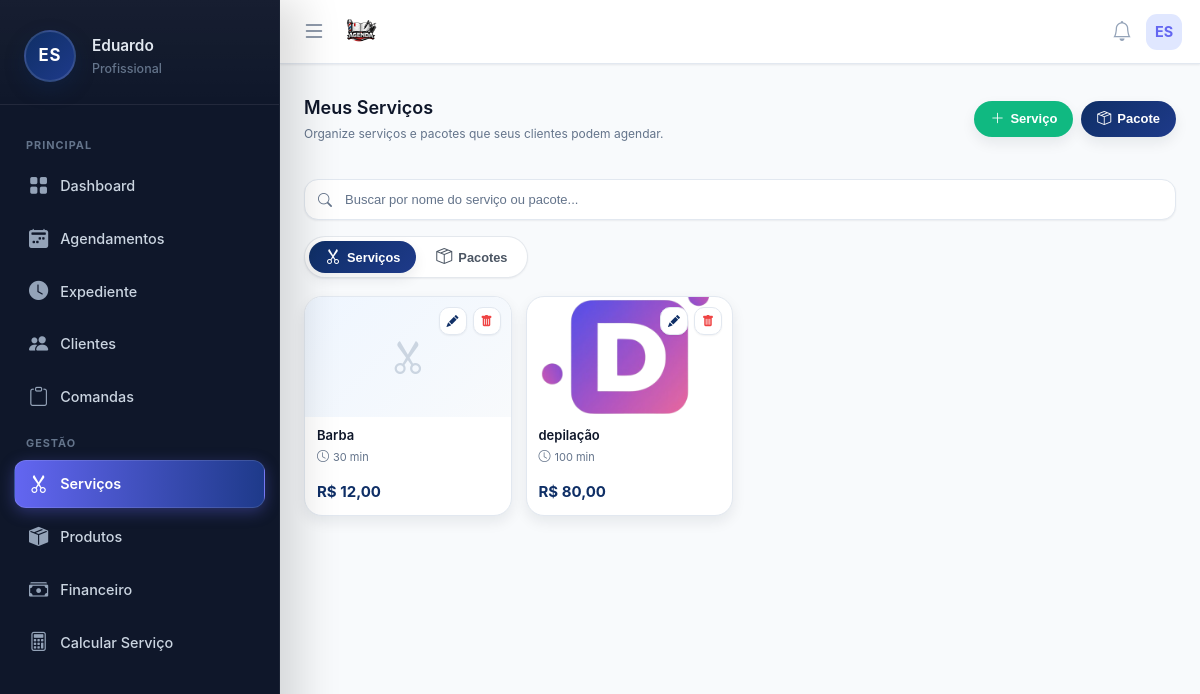
The page /pages/servicos/servicos.php (signed in) on the database its author committed.
### tables this page shows
CREATE TABLE usuarios (
        id INTEGER PRIMARY KEY AUTOINCREMENT,
        nome TEXT, email TEXT, telefone TEXT, foto TEXT, biografia TEXT,
        cep TEXT, endereco TEXT, numero TEXT, bairro TEXT, cidade TEXT, estado TEXT,
        criado_em DATETIME DEFAULT CURRENT_TIMESTAMP
    , senha TEXT, estabelecimento TEXT, cor_tema TEXT DEFAULT '#4f46e5', ultimo_login DATETIME, ativo INTEGER DEFAULT 1, data_expiracao DATE, is_vitalicio INTEGER DEFAULT 0, quem_indicou TEXT, valor_mensalidade REAL DEFAULT 19.90, indicado_por TEXT, valor_mensal REAL DEFAULT 19.90, token_recuperacao TEXT, token_validade DATETIME, tipo_estabelecimento TEXT DEFAULT 'Salão de Beleza', instagram TEXT, cpf TEXT, lembrete_email_ativo INTEGER DEFAULT 0, lembrete_email_tempo INTEGER DEFAULT 4, lembrete_email_unidade TEXT DEFAULT 'horas', lembrete_email_cliente INTEGER DEFAULT 1, lembrete_email_confirmar INTEGER DEFAULT 0, lembrete_email_outro TEXT, lembrete_email_copia INTEGER DEFAULT 0, agendamento_min_antecedencia INTEGER DEFAULT 4, agendamento_min_unidade TEXT DEFAULT 'horas', receber_email_diario INTEGER DEFAULT 0, is_teste INTEGER DEFAULT 0, vendedor_id INTEGER);

CREATE TABLE servicos (
        id INTEGER PRIMARY KEY AUTOINCREMENT,
        user_id INTEGER NOT NULL,
        nome TEXT NOT NULL,
        preco REAL NOT NULL,
        duracao INTEGER NOT NULL, -- em minutos
        foto TEXT,
        observacao TEXT,
        tipo TEXT DEFAULT 'unico', 
        itens_pacote TEXT, 
        criado_em DATETIME DEFAULT CURRENT_TIMESTAMP
    , calculo_servico_id INTEGER, qtd_sessoes INTEGER DEFAULT 1, desconto_tipo TEXT DEFAULT 'percentual', desconto_valor REAL DEFAULT 0.00, preco_original REAL DEFAULT 0.00, permite_recorrencia INTEGER DEFAULT 0, tipo_recorrencia TEXT DEFAULT 'sem_recorrencia', intervalo_dias INTEGER DEFAULT 1, duracao_meses INTEGER DEFAULT 1, qtd_ocorrencias INTEGER DEFAULT 1, dias_semana TEXT, dia_fixo_mes INTEGER);

### pages/servicos/servicos.php (the view, shortened to what this page needs)
<?php
include '../../includes/db.php';
$userId = $_SESSION['user_id'];
include '../../includes/header.php';
include '../../includes/menu.php';
$stmt = $pdo->prepare("SELECT * FROM servicos WHERE user_id = ? ORDER BY id DESC");
$stmt->execute([$userId]);
$todosRegistros = $stmt->fetchAll();
$listaServicos = array_filter($todosRegistros, function($item){ return $item['tipo'] == 'unico'; });
?>
<main class="main-content">
    <div class="page-header">
        <div class="page-title-wrap">
            <h1 class="page-title">Meus Serviços</h1>
            <p class="page-subtitle">Organize serviços e pacotes que seus clientes podem agendar.</p>
        </div>
        <div class="page-header-actions">
            <button class="btn-chip" onclick="abrirModal('unico')" style="background: #10b981;">
                <i class="bi bi-plus-lg"></i>
                Serviço
            </button>
            <button class="btn-chip" onclick="abrirModal('pacote')">
                <i class="bi bi-box-seam"></i>
                Pacote
            </button>
        </div>
    </div>
    <div class="search-bar-container">
        <input
            type="text"
            id="searchInput"
            class="search-input"
            placeholder="Buscar por nome do serviço ou pacote..."
            onkeyup="filtrarServicos()"
        >
    </div>
    <div class="tabs-wrapper">
        <div class="tabs-pill">
            <button class="tab-btn active" onclick="showTab('servicos', this)">
                <i class="bi bi-scissors"></i> Serviços
            </button>
            <button class="tab-btn" onclick="showTab('pacotes', this)">
                <i class="bi bi-box-seam"></i> Pacotes
            </button>
        </div>
    </div>
    <div id="tab-servicos" class="tab-content">
        <div class="services-grid">
            <?php foreach ($listaServicos as $s): ?>
                <div class="service-card" data-nome="<?php echo strtolower($s['nome']); ?>">
                    <div class="card-actions">
                        <button class="action-btn btn-edit" onclick='editar(<?php echo json_encode($s); ?>)'>
                            <i class="bi bi-pencil-fill"></i>
                        </button>
                        <button class="action-btn btn-delete" onclick="confirmarDelete(<?php echo $s['id']; ?>, '<?php echo htmlspecialchars(addslashes($s['nome'])); ?>')">
                            <i class="bi bi-trash-fill"></i>
                        </button>
                    </div>
                    <div class="service-img" style="<?php echo $s['foto'] ? "background-image: url('../../{$s['foto']}')" : ""; ?>">
                        <?php if (!$s['foto']): ?>
                            <i class="bi bi-scissors" style="font-size: 2.2rem;"></i>
                        <?php endif; ?>
                    </div>
                    <div class="service-body">
                        <div class="service-title"><?php echo htmlspecialchars($s['nome']); ?></div>
                        <div class="service-meta">
                            <i class="bi bi-clock"></i>
                            <?php echo $s['duracao']; ?> min
                        </div>
                        <div class="service-price">
                            R$ <?php echo number_format($s['preco'], 2, ',', '.'); ?>
                        </div>
                    </div>
                </div>
            <?php endforeach; ?>
        </div>
    </div>
</main>
<?php include '../../includes/footer.php'; ?>

### includes/menu.php (shortened to what this page needs)
<?php
$isProd = isset($_SERVER['HTTP_HOST']) && $_SERVER['HTTP_HOST'] === 'salao.develoi.com';
$userRole  = 'Profissional';
$iniciais  = 'V';
$firstName = 'Visitante';
if (isset($pdo) && isset($_SESSION['user_id'])) {
    $stmtUser = $pdo->prepare("SELECT nome, email, estabelecimento FROM usuarios WHERE id = ? LIMIT 1");
    $stmtUser->execute([$_SESSION['user_id']]);
    $dadoUsuario = $stmtUser->fetch(PDO::FETCH_ASSOC);
    if ($dadoUsuario && !empty($dadoUsuario['nome'])) {
        $userName = $dadoUsuario['nome'];
        $partesNome = explode(' ', trim($userName));
        $firstName  = $partesNome[0];
        $primeiraLetra = mb_substr($partesNome[0], 0, 1);
        $ultimaLetra   = '';
        if (count($partesNome) > 1) {
            $ultimoNome  = end($partesNome);
            $ultimaLetra = mb_substr($ultimoNome, 0, 1);
        }
        $iniciais = strtoupper($primeiraLetra . $ultimaLetra);
    }
}
function isActive($pageName)
{
    return basename($_SERVER['PHP_SELF']) === $pageName ? 'active' : '';
}
?>
<link rel="stylesheet" href="https://cdn.jsdelivr.net/npm/bootstrap-icons@1.11.3/font/bootstrap-icons.min.css">
<nav class="app-navbar">
    <div style="display:flex; align-items:center; gap:12px;">
        <button class="menu-btn" id="openMenuBtn" type="button">
            <i class="bi bi-list"></i>
        </button>
        <?php
        if ($isProd) {
            $logoUrl = 'https://salao.develoi.com/img/logo-azul.png';
            $dashboardUrl = '/dashboard';
        } else {
            $host = $_SERVER['HTTP_HOST'];
            $logoUrl = "http://{$host}/karen_site/controle-salao/img/logo-azul.png";
            $dashboardUrl = '/karen_site/controle-salao/pages/dashboard.php';
        }
        ?>
        <a href="<?php echo $dashboardUrl; ?>" class="brand-logo">
            <img src="<?php echo $logoUrl; ?>"
                 alt="Logo Salão Develoi"
                 style="height:38px; width:auto; display:inline-block; vertical-align:middle;">
        </a>
    </div>
    <div style="display:flex; align-items:center; gap:10px;">
        <div style="position:relative;">
            <button class="icon-btn" id="notificBtn" type="button" aria-label="Notificações" style="position:relative;">
                <i class="bi bi-bell"></i>
            </button>
        </div>
        <div style="position:relative;">
            <div class="navbar-avatar" id="userAvatarBtn">
                <?php echo $iniciais; ?>
            </div>
        </div>
    </div>
</nav>
<aside class="app-sidebar" id="sidebar">
    <div class="sidebar-header">
        <div class="avatar-circle">
            <?php echo $iniciais; ?>
        </div>
        <div class="user-info">
            <h4><?php echo htmlspecialchars($firstName); ?></h4>
            <span><?php echo htmlspecialchars($userRole); ?></span>
        </div>
    </div>
    <ul class="sidebar-menu">
        <div class="menu-label">Principal</div>
        <li>
            <a href="<?php echo $isProd ? '/dashboard' : '/karen_site/controle-salao/pages/dashboard.php'; ?>"
               class="sidebar-link <?php echo isActive('dashboard.php'); ?>">
                <i class="bi bi-grid-fill"></i> <span class="menu-text">Dashboard
            </span></a>
        </li>
        <li>
            <a href="<?php echo $isProd ? '/agenda' : '/karen_site/controle-salao/pages/agenda/agenda.php'; ?>"
               class="sidebar-link <?php echo isActive('agenda.php'); ?>">
                <i class="bi bi-calendar2-week-fill"></i> <span class="menu-text">Agendamentos
            </span></a>
        </li>
        <li>
            <a href="<?php echo $isProd ? '/horarios' : '/karen_site/controle-salao/pages/horarios/horarios.php'; ?>"
               class="sidebar-link <?php echo isActive('horarios.php'); ?>">
                <i class="bi bi-clock-fill"></i> <span class="menu-text">Expediente
            </span></a>
        </li>
        <li>
            <a href="<?php echo $isProd ? '/clientes' : '/karen_site/controle-salao/pages/clientes/clientes.php'; ?>"
               class="sidebar-link <?php echo isActive('clientes.php'); ?>">
                <i class="bi bi-people-fill"></i> <span class="menu-text">Clientes
            </span></a>
        </li>
        <li>
            <a href="<?php echo $isProd ? '/comandas' : '/karen_site/controle-salao/pages/comandas/comandas.php'; ?>"
               class="sidebar-link <?php echo isActive('comandas.php'); ?>">
                <i class="bi bi-clipboard"></i> <span class="menu-text">Comandas
            </span></a>
        </li>
        <div class="menu-label">Gestão</div>
        <li>
            <a href="<?php echo $isProd ? '/servicos' : '/karen_site/controle-salao/pages/servicos/servicos.php'; ?>"
               class="sidebar-link <?php echo isActive('servicos.php'); ?>">
                <i class="bi bi-scissors"></i> <span class="menu-text">Serviços
            </span></a>
        </li>
        <li>
            <a href="<?php echo $isProd ? '/produtos-estoque' : '/karen_site/controle-salao/pages/produtos-estoque/produtos-estoque.php'; ?>"
               class="sidebar-link <?php echo isActive('produtos-estoque.php'); ?>">
                <i class="bi bi-box-seam-fill"></i> <span class="menu-text">Produtos
            </span></a>
        </li>
        <li>
            <a href="<?php echo $isProd ? '/financeiro' : '/karen_site/controle-salao/pages/financeiro/financeiro.php'; ?>"
               class="sidebar-link <?php echo isActive('financeiro.php'); ?>">
                <i class="bi bi-cash-stack"></i> <span class="menu-text">Financeiro
            </span></a>
        </li>
        <li>
            <a href="<?php echo $isProd ? '/calcular-servico' : '/karen_site/controle-salao/pages/calcular-servico/calcular-servico.php'; ?>"
               class="sidebar-link <?php echo isActive('calcular-servico.php'); ?>">
                <i class="bi bi-calculator"></i> <span class="menu-text">Calcular Serviço
            </span></a>
        </li>
    </ul>
</aside>

### includes/header.php (style rules this page uses)
:root { --primary: #6366f1; --primary-hover: #4f46e5; --bg-body: #f1f5f9; --text-dark: #1e293b; --text-gray: #64748b; --white: #ffffff; --danger: #ef4444; --success: #22c55e; --radius: 16px; --shadow: 0 4px 6px -1px rgba(0, 0, 0, 0.05), 0 2px 4px -1px rgba(0, 0, 0, 0.03); }
body { margin: 0; padding: 0; font-family: 'Inter', sans-serif; background-color: var(--bg-body); color: var(--text-dark); -webkit-font-smoothing: antialiased; }
.main-content { max-width: 1200px; margin: 0 auto; padding: 20px; padding-top: 30px; }

### includes/menu.php (style rules this page uses)
:root { --primary: #6366f1; --primary-dark: #4f46e5; --sidebar-bg: #0f172a; --sidebar-width: 280px; --sidebar-collapsed-width: 86px; --text-sidebar: #cbd5e1; --bg-body: #f3f4f6; }
body { margin: 0; font-family: 'Plus Jakarta Sans', sans-serif; background-color: var(--bg-body); padding-top: 70px; }
.app-navbar { background: rgba(255, 255, 255, 0.94); backdrop-filter: blur(10px); height: 64px; position: fixed; top: 0; left: 0; width: 100%; display: flex; align-items: center; justify-content: space-between; padding: 0 18px; box-shadow: 0 1px 2px rgba(15, 23, 42, 0.08); z-index: 1000; box-sizing: border-box; border-bottom: 1px solid #e2e8f0; }
.brand-logo { font-weight: 700; font-size: 1.12rem; color: #1e293b; display: flex; align-items: center; gap: 10px; text-decoration: none; letter-spacing: -0.4px; }
.menu-btn { background: none; border: none; font-size: 1.5rem; color: #64748b; cursor: pointer; display: flex; align-items: center; justify-content: center; padding: 4px; }
.icon-btn { background: none; border: none; padding: 4px; cursor: pointer; display: flex; align-items: center; justify-content: center; border-radius: 999px; transition: 0.2s; }
.icon-btn i { font-size: 1.25rem; color: #94a3b8; }
.app-sidebar { width: min(var(--sidebar-width), 100vw); height: 100vh; background-color: var(--sidebar-bg); position: fixed; top: 0; left: -100%; z-index: 1002; transition: cubic-bezier(0.4, 0, 0.2, 1) 0.3s; display: flex; flex-direction: column; border-right: 1px solid rgba(255, 255, 255, 0.05); box-shadow: 20px 0 40px rgba(0, 0, 0, 0.14); }
.sidebar-header { padding: 30px 24px 22px; display: flex; align-items: center; gap: 16px; background: linear-gradient(to bottom, rgba(255, 255, 255, 0.03), transparent); border-bottom: 1px solid rgba(255, 255, 255, 0.05); }
.avatar-circle { width: 52px; height: 52px; background: linear-gradient(135deg, #0f2f66, #1e3a8a); border-radius: 999px; display: flex; align-items: center; justify-content: center; color: white; font-weight: 700; font-size: 1.05rem; letter-spacing: 1px; flex-shrink: 0; box-shadow: 0 8px 20px rgba(15, 47, 102, 0.28); border: 2px solid rgba(255, 255, 255, 0.12); }
.user-info h4 { margin: 0; color: #e2e8f0; font-size: 0.96rem; font-weight: 600; white-space: nowrap; overflow: hidden; text-overflow: ellipsis; max-width: 150px; }
.user-info span { color: #64748b; font-size: 0.78rem; display: block; margin-top: 3px; font-weight: 500; }
.sidebar-menu { list-style: none; padding: 18px 14px 18px; margin: 0; overflow-y: auto; flex-grow: 1; }
.menu-label { font-size: 0.68rem; text-transform: uppercase; color: #64748b; margin: 14px 12px 8px; font-weight: 700; letter-spacing: 1px; }
.sidebar-link { display: flex; align-items: center; gap: 12px; padding: 9px 14px; color: var(--text-sidebar); text-decoration: none; border-radius: 12px; margin-bottom: 4px; transition: all 0.18s ease; font-size: 0.9rem; font-weight: 500; border: 1px solid transparent; }
.sidebar-link i { font-size: 1.2rem; color: #94a3b8; transition: 0.18s; }
.sidebar-link.active { background: linear-gradient(90deg, var(--primary), var(--primary-dark)); color: #ffffff; box-shadow: 0 4px 15px rgba(99, 102, 241, 0.35); border: 1px solid rgba(255, 255, 255, 0.12); font-weight: 600; }
.sidebar-link.active i { color: #ffffff; }
.menu-text { display: inline-block; }
@media (min-width: 992px) { body { padding-left: var(--sidebar-width); } }
@media (min-width: 992px) { .app-navbar { left: var(--sidebar-width); width: calc(100% - var(--sidebar-width)); } }
@media (min-width: 992px) { .app-sidebar { left: 0; } }
.navbar-avatar { width: 36px; height: 36px; background: #e0e7ff; color: var(--primary); border-radius: 11px; display: flex; align-items: center; justify-content: center; font-weight: 700; font-size: 0.9rem; cursor: pointer; transition: 0.2s; }

### rows shown on the page
usuarios: nome "ES", nome "Eduardo"
servicos: nome "Barba", duracao "30", preco "12,00"
servicos: foto (picture), nome "depilação", duracao "100", preco "80,00"

### other values the page prints
$userRole "Profissional"
